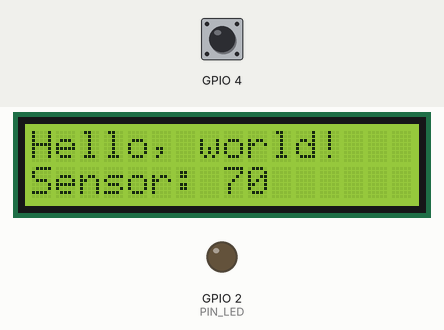
Bench run of a sketch on a simulated ESP32. Parts: 16×2 character LCD, output pins drawn as LEDs (lit = HIGH). The test bench sets the inputs (shaded band); at power-on: GPIO 4 HIGH. What the sketch prints to the serial monitor is not drawn.

Above: at 1.2 s.
1.3 s: GPIO 4 pulled LOW for 0.15 s
At 2.4 s:
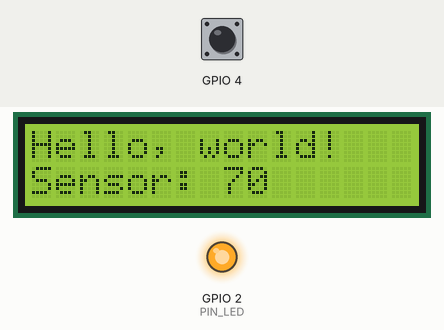
2.9 s: GPIO 4 pulled LOW for 1 s
At 3.7 s:
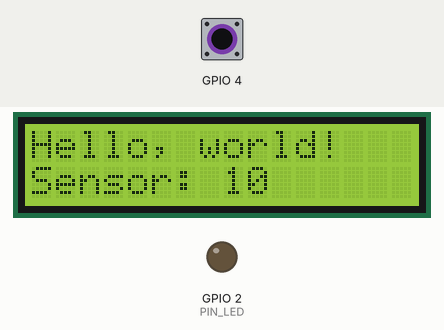
5.4 s: GPIO 4 pulled LOW for 3.2 s
At 6.2 s:
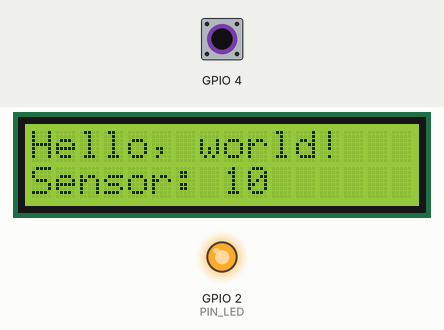
Timing chart, 0 to 8.4 s (numbered marks = the images above; inputs shaded):
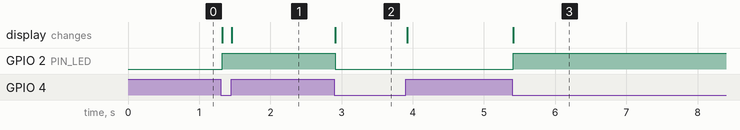

Measured:
- after the input at 1.3 s, GPIO 2 (PIN_LED): LOW → HIGH at once; the display: first changes at once (image 1 shows a later state)
- after the input at 2.9 s, GPIO 2 (PIN_LED): HIGH → LOW at once; the display: changes at once (image 2)
- after the input at 5.4 s, GPIO 2 (PIN_LED): LOW → HIGH at once; the display: changes at once (image 3)

The sketch:

hw5.ino
```cpp
#include <LiquidCrystal_I2C.h>
#include <Wire.h>

#define PIN_LED 2
#define CHN 0
#define FRQ 1000
#define PWM_BIT 8
#define PRESS_VAL 14
#define RELEASE_VAL 25

#define SDA 13
#define SCL 14

bool isProcessed = false;
LiquidCrystal_I2C lcd(0x27, 16, 2);
void setup() {
  Serial.begin(115200);
  pinMode(PIN_LED, OUTPUT);
  // ledcSetup(CHN, FRQ, PWM_BIT);
  // ledcAttachPin(PIN_LED, CHN);

  Wire.begin(SDA, SCL);
  lcd.init();
  lcd.backlight();
  lcd.setCursor(0, 0);
  lcd.print("Hello, world!");
}

void loop() {
  int touch = touchRead(T0);
  lcd.setCursor(0, 1);
  lcd.print("Sensor: ");
  lcd.print(touch);
  lcd.print(" ");

  // ledcWrite(CHN, (32 - touch) * 10);
  if (touch < PRESS_VAL) {
    if (!isProcessed) {
      isProcessed = true;
      Serial.println("Touch detected!");
      reverseGPIO(PIN_LED);
    }
  }

  if (touch > RELEASE_VAL) {
    if (isProcessed) {
      isProcessed = false;
      Serial.println("Released!");
    }
  }
}

void reverseGPIO(int pin) {
  digitalWrite(pin, !digitalRead(pin));
}
```
